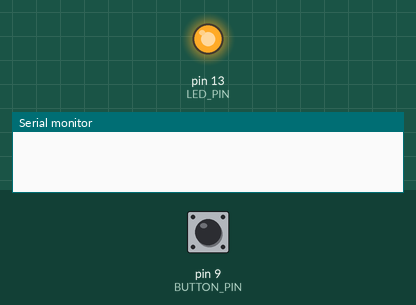
A sketch run on a simulated Arduino Uno, built with avr-gcc and run on an emulated ATmega328P. On the bench: output pins drawn as LEDs (lit = HIGH), the last lines printed to the serial monitor. The test bench sets the inputs (shaded band); at power-on: pin 9 (BUTTON_PIN) HIGH. No radio packets arrive unless stated.

Above: at 1.2 s.
1.3 s: pin 9 (BUTTON_PIN) pulled LOW for 0.15 s
At 1.37 s:
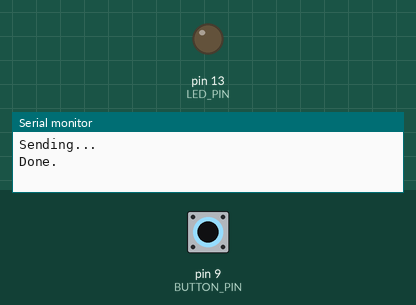
2.9 s: pin 9 (BUTTON_PIN) pulled LOW for 3.2 s
At 6.8 s:
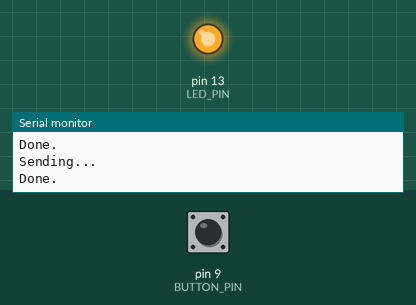
Timing chart, 0 to 8.3 s (numbered marks = the images above; inputs shaded):
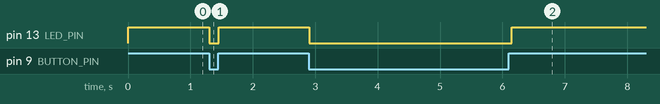

The sketch:

Transmitter.ino
```cpp
#include <Bounce2.h>
#include <VirtualWire.h>

#define BUTTON_PIN 9
#define LED_PIN 13

// Instantiate a Bounce object
Bounce debouncer = Bounce();
uint8_t msg[] = {'*', 1, 3, '#'};
unsigned long send_timeout;

void setup() {
  Serial.begin(9600);
  // Setup the button
  pinMode(BUTTON_PIN,INPUT);
  // Activate internal pull-up
  digitalWrite(BUTTON_PIN,HIGH);

  // After setting up the button, setup debouncer
  debouncer.attach(BUTTON_PIN);
  debouncer.interval(5);

  //Setup the LED
  pinMode(LED_PIN,OUTPUT);

  vw_set_tx_pin(8);
  vw_set_ptt_inverted(true); // Необходимо для DR3100
  vw_setup(200); // Устанавливаем скорость передачи (бит/с)
}

void loop() {
  // Update the debouncer
  debouncer.update();

  // Get the update value
  int value = debouncer.read();

  // Turn on or off the LED
  if ( value == HIGH) {
    digitalWrite(LED_PIN, HIGH );
  }
  else if(millis() > send_timeout) {
    digitalWrite(LED_PIN, LOW);
    Serial.println("Sending...");
    vw_send(msg, 8);
    vw_wait_tx();
    Serial.println("Done.");
    send_timeout = millis() + 1000;
  }

}
```

Measured:
- after the input at 1.3 s, pin 13 (LED_PIN): HIGH → LOW at once, → HIGH 0.15 s later
- after the input at 2.9 s, pin 13 (LED_PIN): HIGH → LOW at once, → HIGH 3.2 s later
